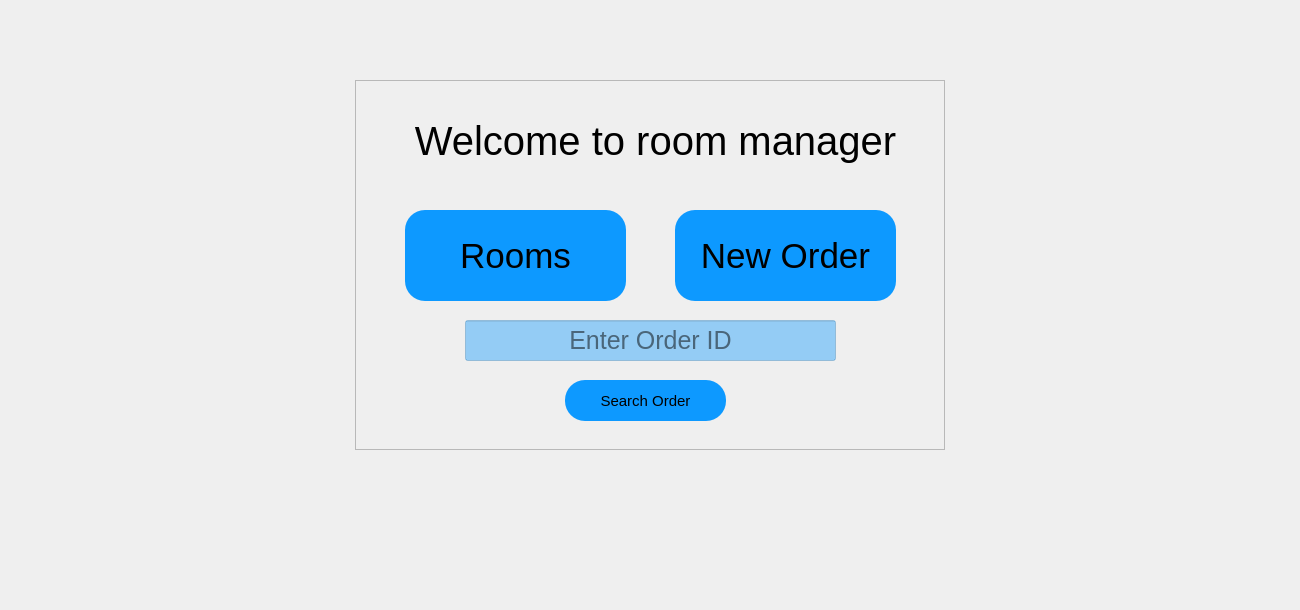
<?xml version="1.0" encoding="UTF-8"?>
<ui version="4.0">
 <class>Form</class>
 <widget class="QWidget" name="Form">
  <property name="geometry">
   <rect>
    <x>0</x>
    <y>0</y>
    <width>1300</width>
    <height>610</height>
   </rect>
  </property>
  <property name="windowTitle">
   <string>Form</string>
  </property>
  <property name="inputMethodHints">
   <set>Qt::ImhPreferNumbers</set>
  </property>
  <widget class="QFrame" name="center_frame">
   <property name="geometry">
    <rect>
     <x>355</x>
     <y>80</y>
     <width>590</width>
     <height>370</height>
    </rect>
   </property>
   <property name="styleSheet">
    <string notr="true">background-color: none;</string>
   </property>
   <property name="frameShape">
    <enum>QFrame::StyledPanel</enum>
   </property>
   <property name="frameShadow">
    <enum>QFrame::Raised</enum>
   </property>
   <widget class="QPushButton" name="search_order_button">
    <property name="geometry">
     <rect>
      <x>210</x>
      <y>300</y>
      <width>161</width>
      <height>41</height>
     </rect>
    </property>
    <property name="styleSheet">
     <string notr="true">background-color: rgb(13, 153, 255);
border-radius:20px;
font-size:15px;
</string>
    </property>
    <property name="text">
     <string>Search Order</string>
    </property>
   </widget>
   <widget class="QLineEdit" name="search_order_line_edit">
    <property name="geometry">
     <rect>
      <x>110</x>
      <y>240</y>
      <width>371</width>
      <height>41</height>
     </rect>
    </property>
    <property name="whatsThis">
     <string/>
    </property>
    <property name="accessibleDescription">
     <string/>
    </property>
    <property name="styleSheet">
     <string notr="true">font-size:25px;
background-color: rgba(13, 153, 255,0.4);</string>
    </property>
    <property name="inputMethodHints">
     <set>Qt::ImhNone</set>
    </property>
    <property name="inputMask">
     <string/>
    </property>
    <property name="maxLength">
     <number>8</number>
    </property>
    <property name="alignment">
     <set>Qt::AlignCenter</set>
    </property>
    <property name="dragEnabled">
     <bool>false</bool>
    </property>
    <property name="placeholderText">
     <string>Enter Order ID</string>
    </property>
    <property name="clearButtonEnabled">
     <bool>true</bool>
    </property>
   </widget>
   <widget class="QPushButton" name="rooms_button">
    <property name="geometry">
     <rect>
      <x>50</x>
      <y>130</y>
      <width>221</width>
      <height>91</height>
     </rect>
    </property>
    <property name="styleSheet">
     <string notr="true">background-color: rgb(13, 153, 255);
border-radius:20px;
font-size:35px;
</string>
    </property>
    <property name="text">
     <string>Rooms</string>
    </property>
   </widget>
   <widget class="QPushButton" name="new_order_button">
    <property name="geometry">
     <rect>
      <x>320</x>
      <y>130</y>
      <width>221</width>
      <height>91</height>
     </rect>
    </property>
    <property name="styleSheet">
     <string notr="true">background-color: rgb(13, 153, 255);
border-radius:20px;
font-size:35px;
</string>
    </property>
    <property name="text">
     <string>New Order</string>
    </property>
   </widget>
   <widget class="QLabel" name="title_label">
    <property name="geometry">
     <rect>
      <x>50</x>
      <y>20</y>
      <width>501</width>
      <height>81</height>
     </rect>
    </property>
    <property name="styleSheet">
     <string notr="true">font-size:40px;
</string>
    </property>
    <property name="text">
     <string>Welcome to room manager</string>
    </property>
    <property name="alignment">
     <set>Qt::AlignCenter</set>
    </property>
   </widget>
  </widget>
 </widget>
 <resources/>
 <connections/>
</ui>
